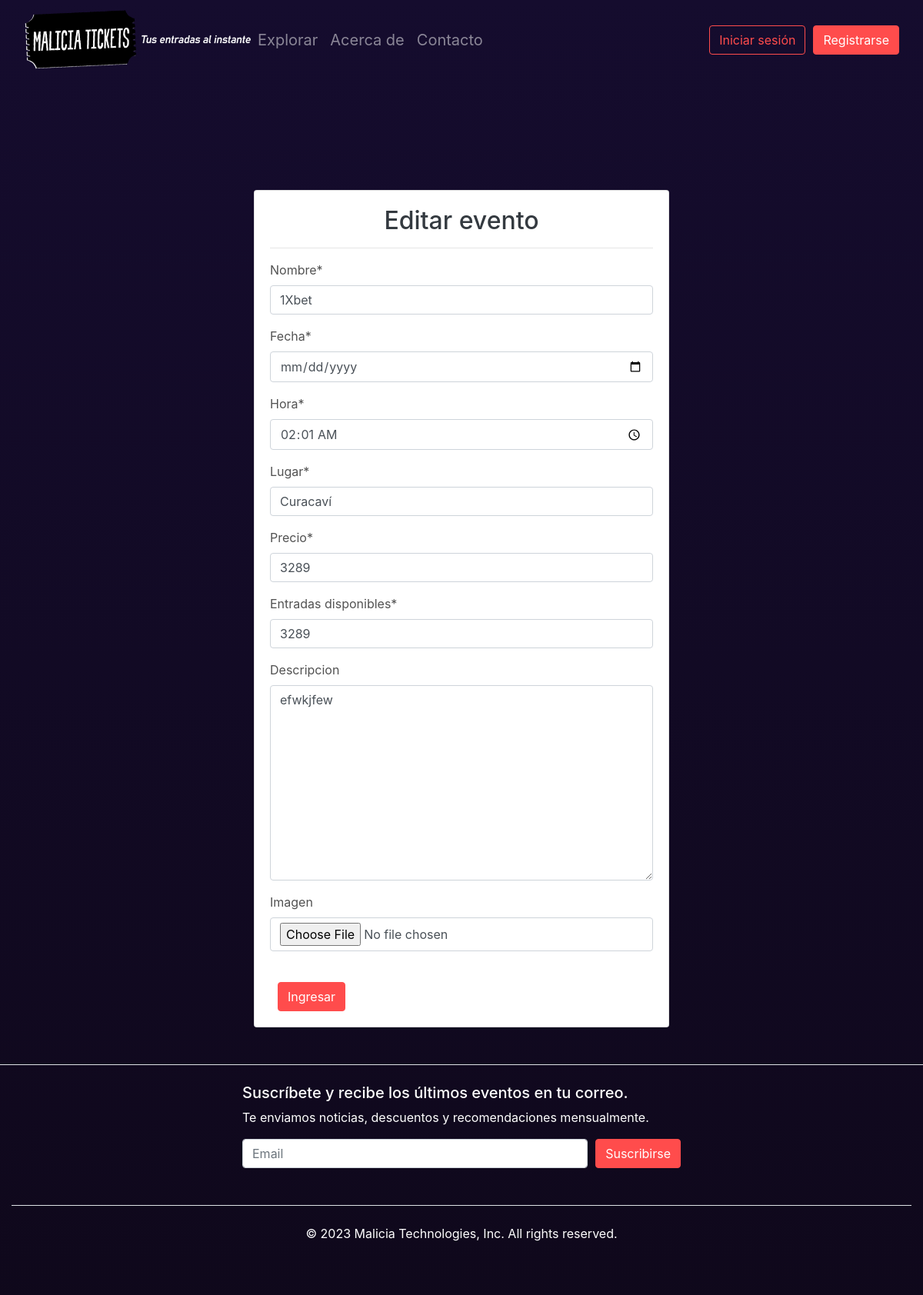
The page /perfil/editar_evento/3/ on the database its author committed.
### crud/models.py (models this page shows, shortened)
class Evento(models.Model):
    user = models.ForeignKey(User, on_delete=models.CASCADE, to_field='username',null=True)
    nombre = models.CharField(max_length=50)
    fecha = models.DateField()
    hora = models.TimeField()
    lugar = models.CharField(max_length=100)
    precio = models.IntegerField()
    entradas_disponibles = models.IntegerField()
    descripcion = models.TextField(blank=True,null=True)
    imagen = models.ImageField(upload_to="eventos",null=True)

### crud/views.py (the view)
# urls.py: path('editar_evento/<int:id>/',views.editar_evento,name='editar_evento'),
def editar_evento(request, id):
    evento = get_object_or_404(Evento, id=id)
    if request.method == 'POST':
        form = EventoForm(request.POST, request.FILES, instance=evento)
        if form.is_valid():
            form.save()
            messages.success(request, {'title': 'Modificado', 'message': 'Evento modificado correctamente.'})
            return redirect('perfil')
    else:
        form = EventoForm(instance=evento)
    return render(request, 'crud/editar_evento.html', {'form': form, 'evento': evento})

### crud/forms.py
class EventoForm(forms.ModelForm):
    def __init__(self, *args, **kwargs):
        user = kwargs.pop('user', None)  # Get the 'user' argument from kwargs
        super(EventoForm, self).__init__(*args, **kwargs)
        if user and not self.instance.pk:  # Set the default value if user is authenticated and the instance is not being edited
            self.initial['username'] = user.username
        self.fields['imagen'].required = False
    class Meta:
        model = Evento
        exclude = ['user']
        widgets = {
            'fecha': forms.DateInput(attrs={'type': 'date'}),
            'hora': forms.TimeInput(format='%H:%M', attrs={'type': 'time'})
        }

### templates/crud/editar_evento.html (shortened to what this page needs)
{% extends 'base.html' %}
{% block css %}
<link rel="stylesheet" href="../../../static/css/estilo.css">
{% endblock %}
{% block content %}
{% load crispy_forms_tags %}
<br><br><br><br><br><br>
<div class="container">
    <div class="row">
        <div class="col-12 col-md-6 offset-md-3">
            <div class="card">
                <div class="card-body bg-white">
                    <h2 class="text-dark text text-center">Editar evento</h2>
                    <hr class="text-dark">
                    <form action="" method="post">
                        {{form | crispy}}
                        <br>
                        <input type="submit" value="Ingresar" class="btn btn-primary float-end">
                    </form>
                </div>
            </div>
        </div>
    </div>
</div>
{% endblock %}

### static/css/estilo.css (style rules this page uses)
body { background: linear-gradient(rgb(21, 12, 46),rgb(15, 8, 27)); overflow-x: hidden; }
h1,h2,h3,h4,h5,p { color:white; }
label { color:rgb(82, 82, 82); }
.btn { border-color: hsl(0, 100%, 65%); color:hsl(0, 100%, 65%); margin-left: 10px; }
.btn-primary { background-color: hsl(0, 100%, 65%); color: white; }

### rows shown on the page
Evento: nombre "1Xbet", hora "02:01", lugar "Curacaví", precio "3289", entradas_disponibles "3289", descripcion "efwkjfew"
